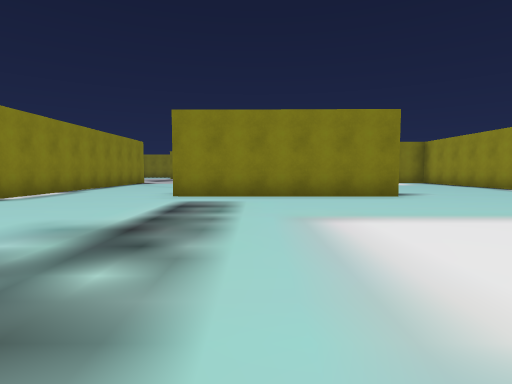
View 1 (above)

24 first-person views from a walk through a 3-D level made in the Unity game engine. The camera is 1.2 m above the floor, tilts 4° down and sees 80° across. The floor is counted in squares, 2 m on a side. Each view is taken from the middle of a square. On the plan, view 1 faces up. The plan holds only what a view shows up to about 9 squares ahead; the rest is blank. The place goes on beyond the plan. The player character is not drawn.

View 2
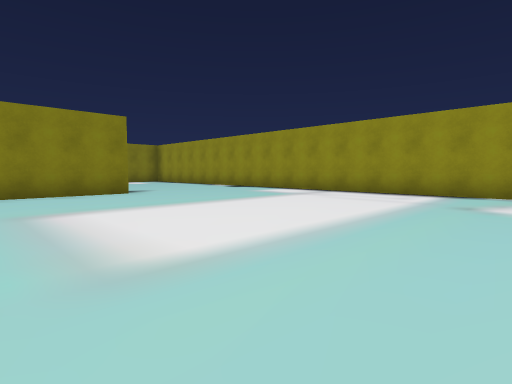

View 3
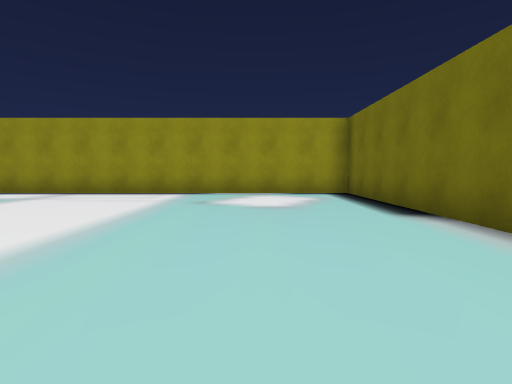

View 4
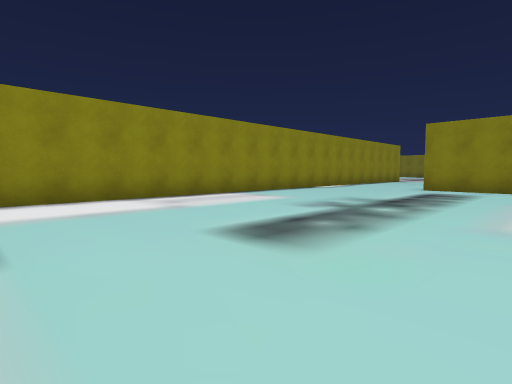

View 5
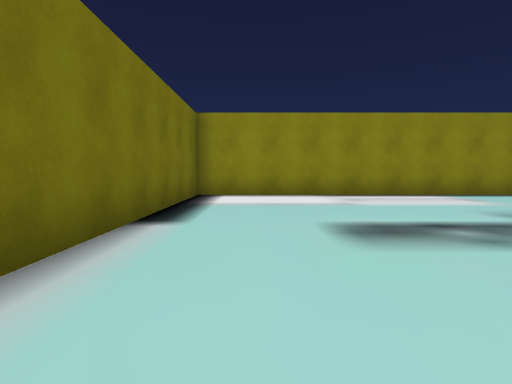

View 6
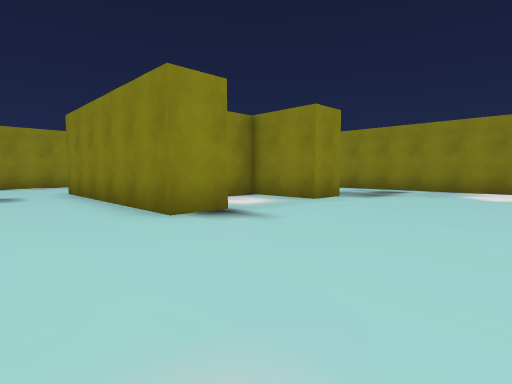

View 7
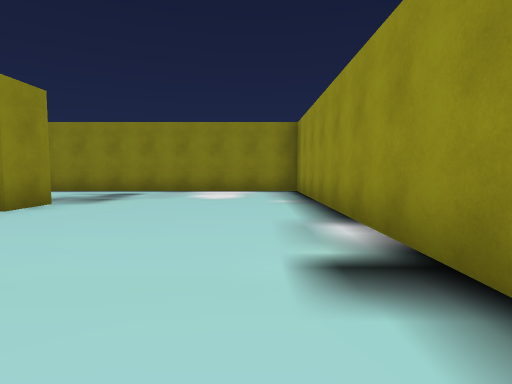

View 8
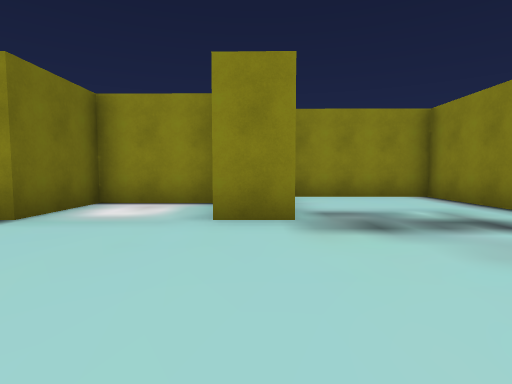

View 9
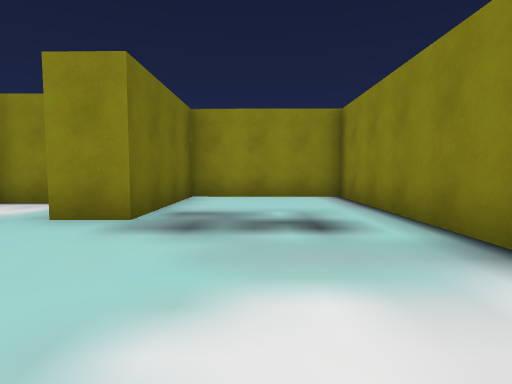

View 10
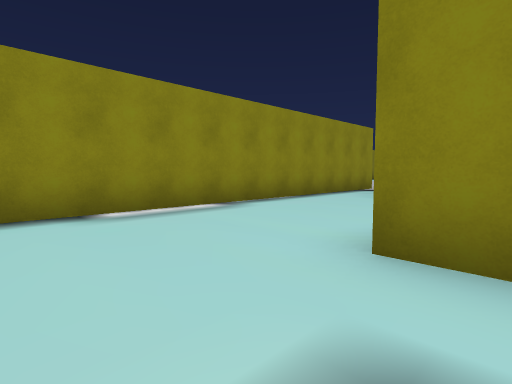

View 11
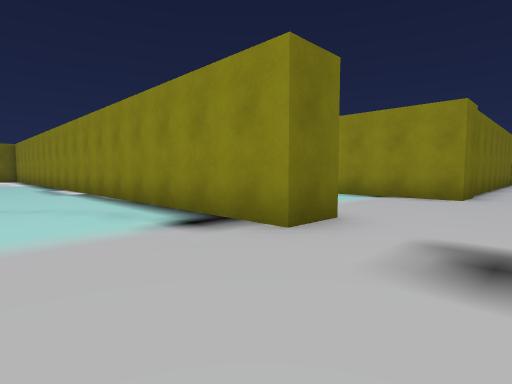

View 12
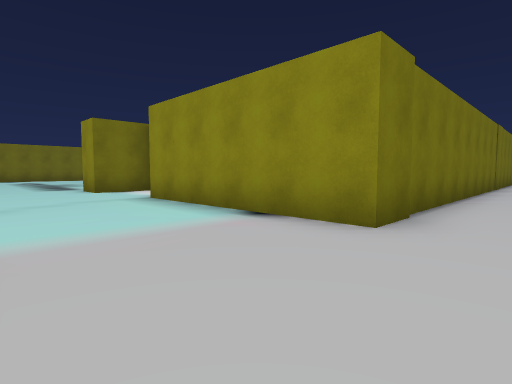

View 13
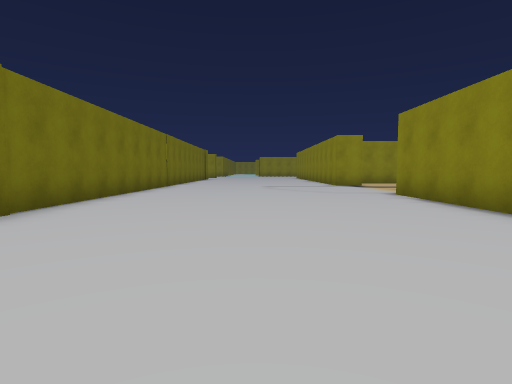

View 14
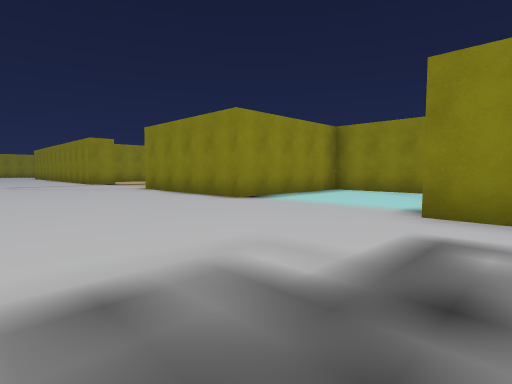

View 15
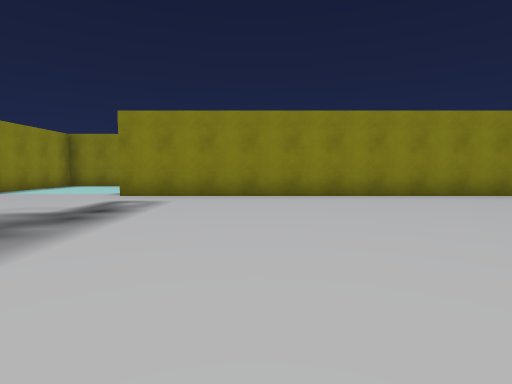

View 16
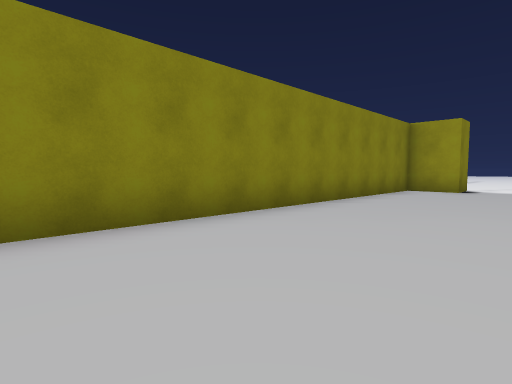

View 17
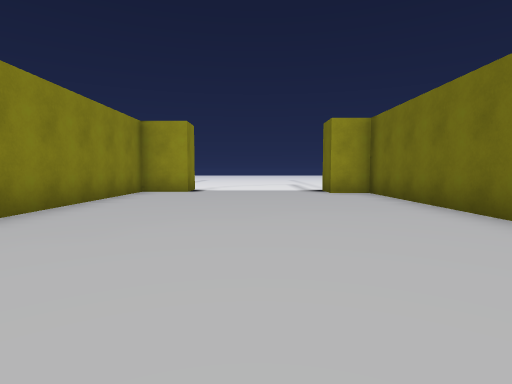

View 18
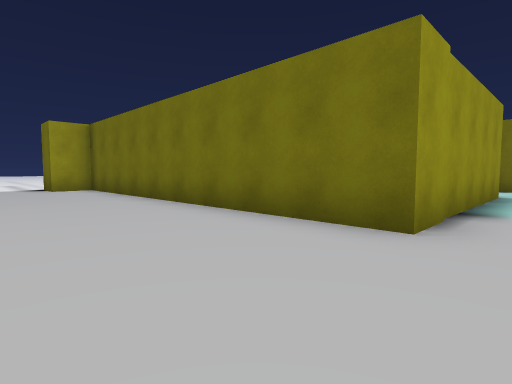

View 19
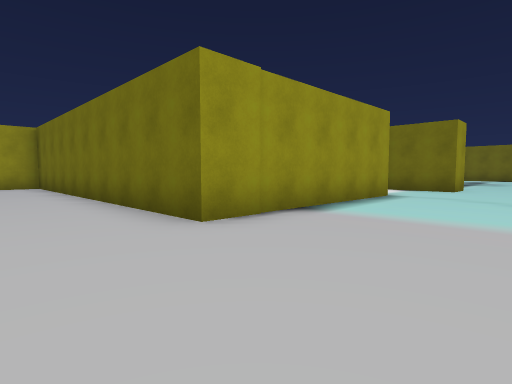

View 20
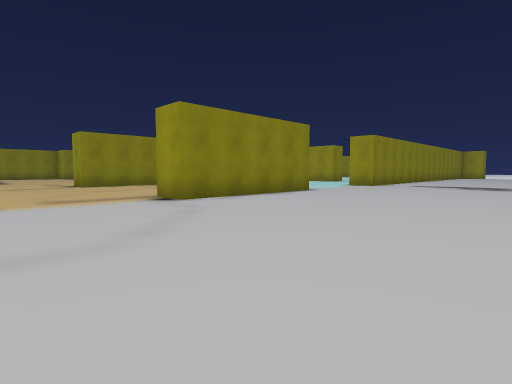

View 21
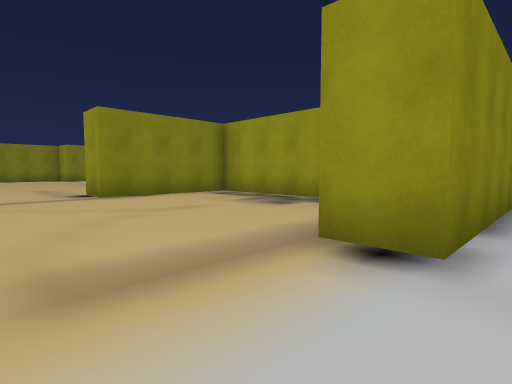

View 22
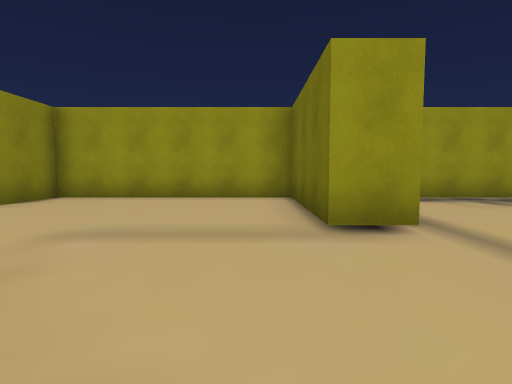

View 23
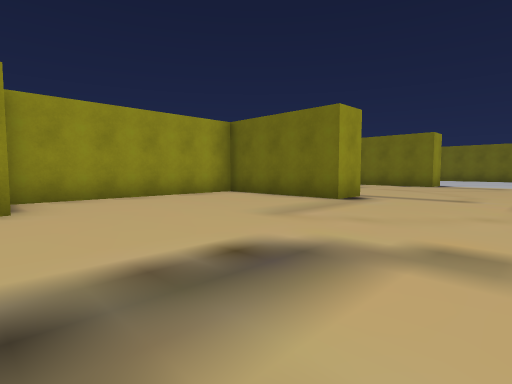

View 24
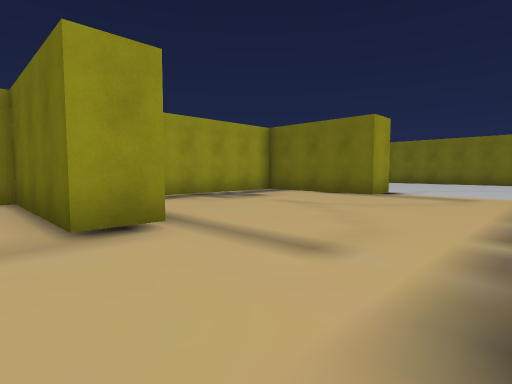

### Floor plan
Points are (right, up) in squares from view 1. A wall is a line through its corners. A room is listed if a view was taken in it or the views show most of it. See-through windows are left out.
Room 1 (views 1, 2, 3, 4, 5, 6, 7, 8, 9, 10)
walls: (2.9, -3.4) (8.2, -3.4) (8.2, 14.9) (0, 14.9) (0, 11.5) (3.3, 11.5) (3.3, 10.5) (1.4, 10.5) (1.3, 8.1) (3.3, 8.1) (3.3, 7.1) (-1.9, 7.1); (-5.5, 6.5) (-5.5, -3.4) (0.4, -3.4)
ways out: opening at (-4, 6) to room 2
Room 2 (views 11, 12, 13, 14, 15, 16, 17, 18, 19, 20, 21, 22, 23, 24)
walls: (-6.5, 15) (-5.5, 15) (-5.5, 6.5); (-1.1, 10.4) (-1, 15.9) (8.2, 15.9) (8.2, 17) (9.1, 17); (-1.9, 7.1) (-1.9, 8.1) (-0.8, 8.1); (-11, 8.3) (-9.7, 8.2) (-9.7, 7.1); (-7.5, 26.8) (-9.1, 26.8); (-10.1, 25.6) (-10.1, 22.5) (-14.7, 22.5) (-14.7, 23.5) (-12.6, 23.5); (-11.1, 25) (-11.1, 29.2) (-14.7, 29.2) (-14.7, 30.2) (-11.1, 30.2) (-11.1, 35.4) (-12.8, 35.4); (9.8, 20.9) (8.7, 20.9) (8.7, 22.2) (-6.2, 22.2); (-18.4, 15.6) (-10.1, 15.6) (-10.1, 10.5)
ways out: opening at (-4, 6) to room 1; opening at (-8, 6.3)

Positions as (right, up) in squares from view 1, and headings:
1: (0, 0), facing up
2: (0, -1), facing up-right
3: (0, -1), facing right
4: (1, -3), facing up-left
5: (2, -2), facing left
6: (7, 5), facing up-left
7: (7, 6), facing up
8: (7, 11), facing left
9: (7, 13), facing left
10: (-1, 5), facing up-left
11: (-3, 17), facing down-left
12: (-7, 17), facing down-left
13: (-7, 19), facing left
14: (-5, 18), facing up-left
15: (-3, 15), facing up
16: (-1, 19), facing up-right
17: (0, 19), facing right
18: (-2, 19), facing down-right
19: (-4, 18), facing down-right
20: (-18, 17), facing up-right
21: (-17, 22), facing up-right
22: (-18, 31), facing right
23: (-18, 36), facing down-right
24: (-18, 31), facing down-right
